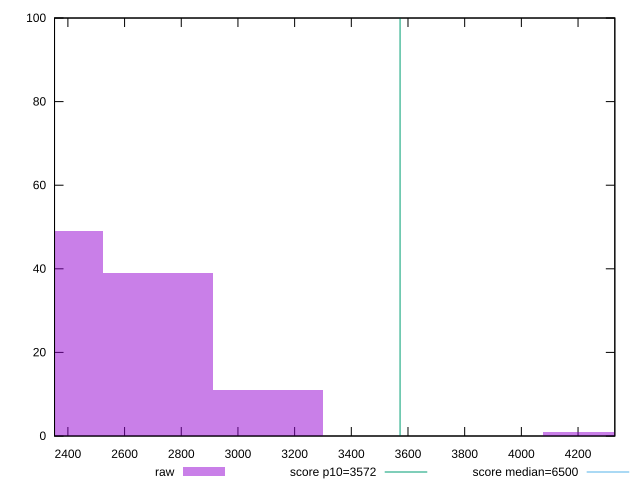

Write the gnuplot code that produced this figure.
reset

$raw <<EOF
4269.283532085743 1
2716.8167931454727 39
2328.7001084104054 49
3104.9334778805405 11
EOF

set key outside below
set boxwidth 388.11668473506757
set xrange [2352.8495000000003:4329.7725]
set yrange [0:100]
set trange [0:100]
set style fill transparent solid 0.5 noborder

set parametric
set terminal svg size 640, 490 enhanced background rgb 'white'
set output "report_00020_2021-02-19T21:17:38.612Z2/first-cpu-idle/samples/pages+cached/raw/histogram.svg"

plot $raw title "raw" with boxes, \
     3572,t title "score p10=3572", \
     6500,t title "score median=6500"

reset
